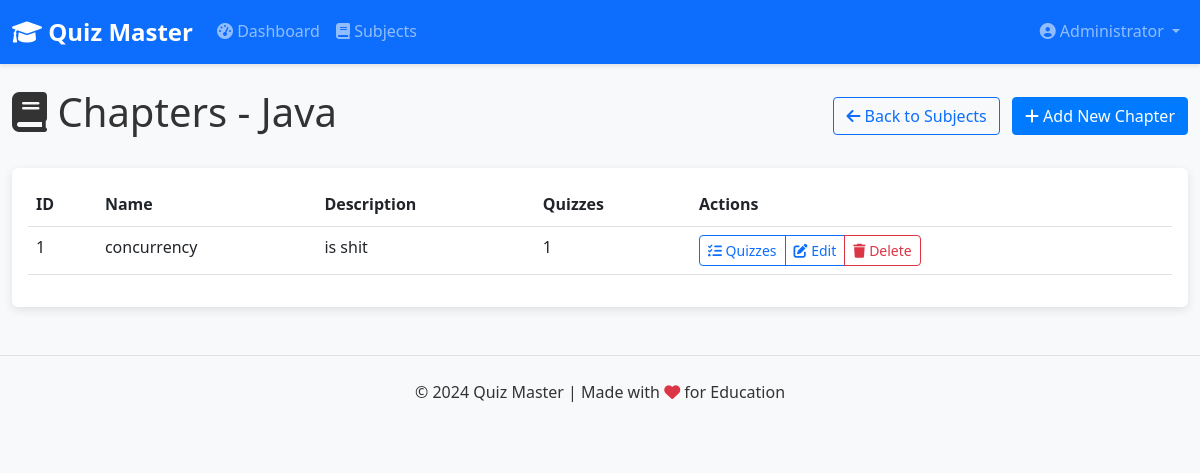
The page /admin/subjects/1/chapters (signed in) on the database its author committed.
### models/user.py (models this page shows, shortened)
class User(db.Model, UserMixin):
    __tablename__ = 'users'
    id = db.Column(db.Integer, primary_key=True)
    username = db.Column(db.String(100), unique=True, nullable=False)
    password = db.Column(db.String(200), nullable=False)
    full_name = db.Column(db.String(100), nullable=False)
    qualification = db.Column(db.String(100))
    dob = db.Column(db.Date)
    role = db.Column(db.String(10), default='user')
    scores = db.relationship('Score', backref='user', lazy=True)
    def is_admin(self):
        return self.role == 'admin'

### models/subject.py (models this page shows, shortened)
class Subject(db.Model):
    __tablename__ = 'subjects'
    id = db.Column(db.Integer, primary_key=True)
    name = db.Column(db.String(100), unique=True, nullable=False)
    description = db.Column(db.Text)
    chapters = db.relationship('Chapter', backref='subject', lazy=True, cascade='all, delete-orphan')

### models/chapter.py (models this page shows, shortened)
class Chapter(db.Model):
    __tablename__ = 'chapters'
    id = db.Column(db.Integer, primary_key=True)
    name = db.Column(db.String(100), nullable=False)
    description = db.Column(db.Text)
    subject_id = db.Column(db.Integer, db.ForeignKey('subjects.id'), nullable=False)
    quizzes = db.relationship('Quiz', backref='chapter', lazy=True, cascade='all, delete-orphan')
    __table_args__ = (db.UniqueConstraint('name', 'subject_id', name='unique_chapter_per_subject'),)

### controllers/admin.py (the view)
@admin_bp.route('/subjects/<int:subject_id>/chapters')
@login_required
@admin_required
def chapters(subject_id):
    subject = Subject.query.get_or_404(subject_id)
    chapters = Chapter.query.filter_by(subject_id=subject_id).all()
    return render_template('admin/chapters/index.html',
                          subject=subject,
                          chapters=chapters,
                          title=f'Chapters - {subject.name}')

### controllers/admin.py (called while the page is built)
def admin_required(f):
    @wraps(f)
    def decorated_function(*args, **kwargs):
        if not current_user.is_authenticated or not current_user.is_admin():
            flash('You need admin privileges to access this page.', 'danger')
            return redirect(url_for('auth.login'))
        return f(*args, **kwargs)
    return decorated_function

### templates/admin/chapters/index.html (shortened to what this page needs)
{% extends 'layout.html' %}
{% block content %}
<div class="d-flex justify-content-between align-items-center mb-4">
    <h1 class="display-6">
        <i class="fas fa-book"></i> Chapters - {{ subject.name }}
    </h1>
    <div>
        <a href="{{ url_for('admin.subjects') }}" class="btn btn-outline-primary me-2">
            <i class="fas fa-arrow-left"></i> Back to Subjects
        </a>
        <a href="{{ url_for('admin.create_chapter', subject_id=subject.id) }}" class="btn btn-primary">
            <i class="fas fa-plus"></i> Add New Chapter
        </a>
    </div>
</div>
<div class="card">
    <div class="card-body">
        {% if chapters %}
        <div class="table-responsive">
            <table class="table table-hover">
                <thead>
                    <tr>
                        <th>ID</th>
                        <th>Name</th>
                        <th>Description</th>
                        <th>Quizzes</th>
                        <th>Actions</th>
                    </tr>
                </thead>
                <tbody>
                    {% for chapter in chapters %}
                    <tr>
                        <td>{{ chapter.id }}</td>
                        <td>{{ chapter.name }}</td>
                        <td>{{ chapter.description|truncate(100) if chapter.description else '-' }}</td>
                        <td>{{ chapter.quizzes|length }}</td>
                        <td>
                            <div class="btn-group" role="group">
                                <a href="{{ url_for('admin.quizzes', chapter_id=chapter.id) }}" class="btn btn-sm btn-outline-primary">
                                    <i class="fas fa-tasks"></i> Quizzes
                                </a>
                                <a href="{{ url_for('admin.edit_chapter', id=chapter.id) }}" class="btn btn-sm btn-outline-primary">
                                    <i class="fas fa-edit"></i> Edit
                                </a>
                                <button type="button" class="btn btn-sm btn-outline-danger" data-bs-toggle="modal" data-bs-target="#deleteModal{{ chapter.id }}">
                                    <i class="fas fa-trash"></i> Delete
                                </button>
                            </div>
                        </td>
                    </tr>
                    {% endfor %}
                </tbody>
            </table>
        </div>
        {% endif %}
    </div>
</div>
{% endblock %}

### templates/layout.html (shortened to what this page needs)
<!DOCTYPE html>
<html lang="en">
<head>
    <link href="https://cdn.jsdelivr.net/npm/bootstrap@5.3.0-alpha1/dist/css/bootstrap.min.css" rel="stylesheet">
    <link rel="stylesheet" href="https://cdnjs.cloudflare.com/ajax/libs/font-awesome/6.0.0-beta3/css/all.min.css">
    <link rel="stylesheet" href="{{ url_for('static', filename='css/styles.css') }}">
</head>
<body>
    <nav class="navbar navbar-expand-lg navbar-dark bg-primary">
        <div class="container">
            <a class="navbar-brand" href="{{ url_for('index') }}">
                <i class="fas fa-graduation-cap"></i> Quiz Master
            </a>
            <div class="collapse navbar-collapse" id="navbarNav">
                <ul class="navbar-nav me-auto">
                    {% if current_user.is_authenticated %}
                        {% if current_user.is_admin() %}
                            <li class="nav-item">
                                <a class="nav-link" href="{{ url_for('admin.dashboard') }}">
                                    <i class="fas fa-tachometer-alt"></i> Dashboard
                                </a>
                            </li>
                            <li class="nav-item">
                                <a class="nav-link" href="{{ url_for('admin.subjects') }}">
                                    <i class="fas fa-book"></i> Subjects
                                </a>
                            </li>
                        {% endif %}
                    {% endif %}
                </ul>
                <ul class="navbar-nav">
                    {% if current_user.is_authenticated %}
                        <li class="nav-item dropdown">
                            <a class="nav-link dropdown-toggle" href="#" id="navbarDropdown" role="button" data-bs-toggle="dropdown">
                                <i class="fas fa-user-circle"></i> {{ current_user.full_name }}
                            </a>
                        </li>
                    {% endif %}
                </ul>
            </div>
        </div>
    </nav>
    <div class="container mt-4">
        {% block content %}{% endblock %}
    </div>
    <footer class="bg-light py-4 mt-5">
        <div class="container text-center">
            <p>&copy; 2024 Quiz Master | Made with <i class="fas fa-heart text-danger"></i> for Education</p>
        </div>
    </footer>
</body>
</html>

### static/css/styles.css (style rules this page uses)
body { font-family: 'Segoe UI', Tahoma, Geneva, Verdana, sans-serif; line-height: 1.6; color: #333; background-color: #f8f9fa; }
.container { max-width: 1200px; }
.navbar { box-shadow: 0 2px 4px rgba(0, 0, 0, 0.1); }
.navbar-brand { font-weight: bold; font-size: 1.5rem; }
.card { margin-bottom: 20px; border: none; box-shadow: 0 3px 10px rgba(0, 0, 0, 0.1); transition: transform 0.3s; }
.btn { border-radius: 4px; }
.btn-primary { background-color: #007bff; border-color: #007bff; }
footer { margin-top: 50px; padding: 20px 0; background-color: #f8f9fa; border-top: 1px solid #dee2e6; }

### rows shown on the page
User: full_name "Administrator"
Subject: name "Java"
Chapter: id "1", name "concurrency", description "is shit", quizzes|length "1"
